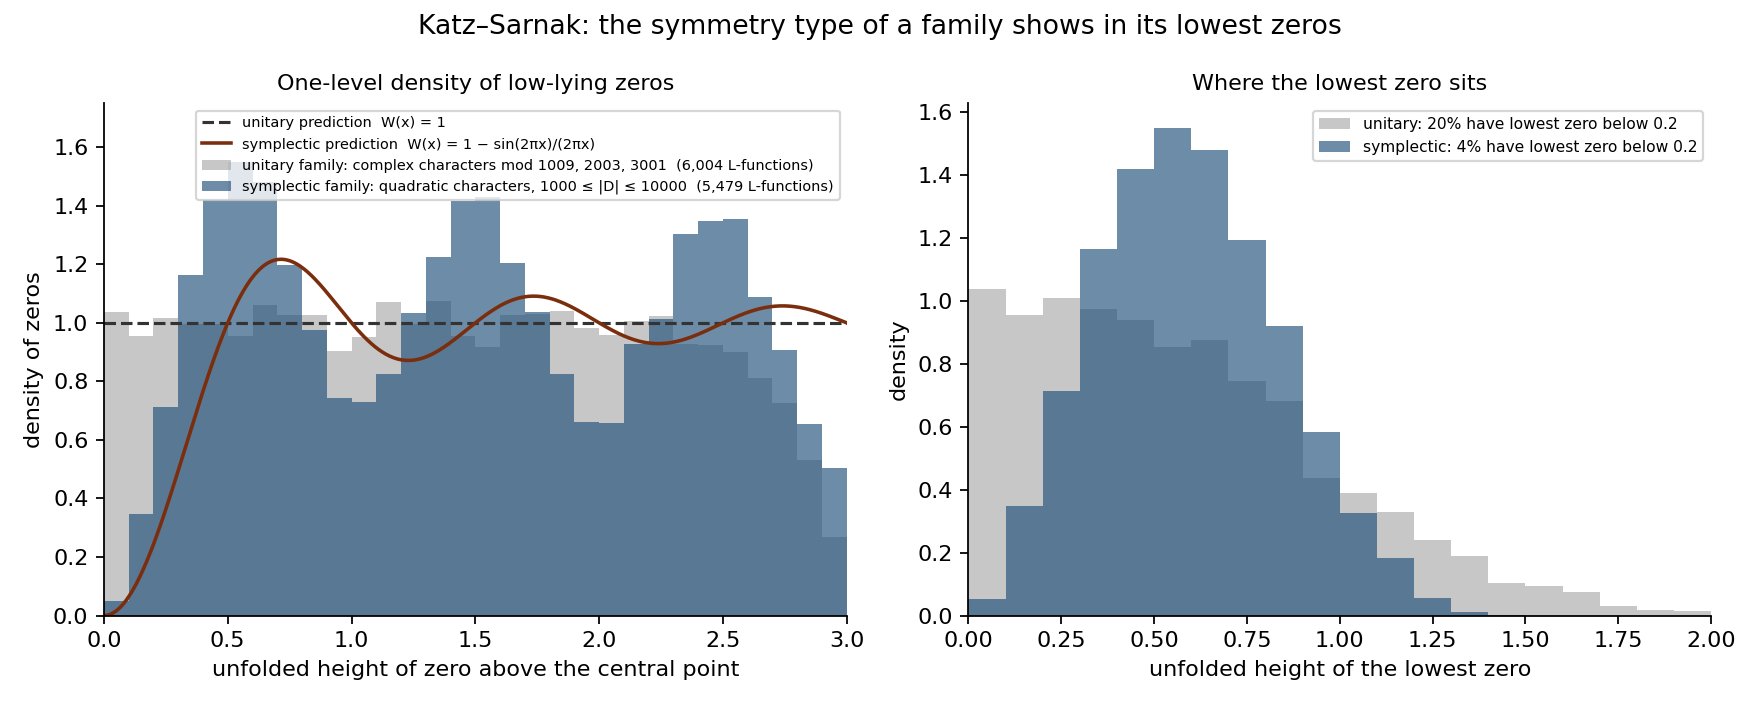

Reproduce this figure in Python.
"""Katz–Sarnak: read a family's symmetry type off its lowest zeros.

Two families of Dirichlet L-functions, processed identically:
  symplectic — quadratic characters (D/n), fundamental D, 1000 <= |D| <= 10000
  unitary    — all non-real characters mod the primes 1009, 2003, 3001
Zeros are computed with PARI/GP (lfunzeros), unfolded with the exact mean
counting function of each L-function, and pooled. The symplectic family
should show a hole at the central point (density -> 0); the unitary
family should be flat (density = 1) all the way down.

Requires: PARI/GP on the path (`gp`), numpy, scipy, matplotlib.
Runtime: ~2.5 minutes on one core.
"""
import os, re, glob, subprocess
import numpy as np
from scipy.special import loggamma

def gp(script, call):
    return subprocess.run(["gp", "-q"], input=f'read("{script}"); print({call})',
                          text=True, capture_output=True).stdout

if not os.path.exists("quad_zeros.txt"):
    print("computing quadratic family..."); gp("quad.gp", 'quadfam(1000, 10000, 3, "quad_zeros.txt")')
for q in (1009, 2003, 3001):
    if not os.path.exists(f"unit_zeros_{q}.txt"):
        print(f"computing characters mod {q}..."); gp("unit.gp", f'unitfam({q}, 3, "unit_zeros_{q}.txt")')

def unfold(gam, q, a):
    """Mean number of zeros of L(s,chi) with 0 < ordinate <= gam;
    conductor q, parity a (chi(-1) = (-1)^a)."""
    z = 0.25 + a / 2 + 0.5j * gam
    return (loggamma(z).imag + 0.5 * gam * np.log(q / np.pi)) / np.pi

def parse(s): return np.array([float(v) for v in re.findall(r"[-\d.]+(?:E-?\d+)?", s)])

quad_all, quad_low = [], []
for line in open("quad_zeros.txt"):
    D, rest = line.split(" ", 1); D = int(D); z = parse(rest)
    if len(z): u = unfold(z, abs(D), 0 if D > 0 else 1); quad_all.extend(u); quad_low.append(u[0])
unit_all, unit_low = [], []
for f in glob.glob("unit_zeros_*.txt"):
    for line in open(f):
        q, k, a, rest = line.split(" ", 3); z = parse(rest); z = z[z > 0]
        if len(z): u = unfold(z, int(q), int(a)); unit_all.extend(u); unit_low.append(u[0])
nq, nu = len(quad_low), len(unit_low)
quad_low, unit_low = np.array(quad_low), np.array(unit_low)

bins = np.arange(0, 3.05, 0.1); mid = (bins[:-1] + bins[1:]) / 2
hq = np.histogram(quad_all, bins=bins)[0] / (nq * 0.1)
hu = np.histogram(unit_all, bins=bins)[0] / (nu * 0.1)
print(f"symplectic family: {nq} L-functions; density in first bins:", " ".join(f"{v:.2f}" for v in hq[:5]))
print(f"unitary family:    {nu} L-functions; density in first bins:", " ".join(f"{v:.2f}" for v in hu[:5]))
print(f"lowest zero below 0.2: symplectic {np.mean(quad_low < 0.2):.3f}   unitary {np.mean(unit_low < 0.2):.3f}")

try:
    import matplotlib; matplotlib.use("Agg"); import matplotlib.pyplot as plt
    x = np.linspace(0.001, 3, 600); Wsp = 1 - np.sin(2 * np.pi * x) / (2 * np.pi * x)
    fig, (ax1, ax2) = plt.subplots(1, 2, figsize=(11, 4.4), dpi=160)
    ax1.bar(mid, hu, width=0.1, color="#999", alpha=0.55, label=f"unitary family: complex characters mod 1009, 2003, 3001  ({nu:,} L-functions)")
    ax1.bar(mid, hq, width=0.1, color="#1f4e79", alpha=0.65, label=f"symplectic family: quadratic characters, 1000 ≤ |D| ≤ 10000  ({nq:,} L-functions)")
    ax1.plot(x, np.ones_like(x), color="#333", lw=1.4, ls="--", label="unitary prediction  W(x) = 1")
    ax1.plot(x, Wsp, color="#7a2e0e", lw=1.6, label="symplectic prediction  W(x) = 1 − sin(2πx)/(2πx)")
    ax1.set_xlim(0, 3); ax1.set_ylim(0, 1.75); ax1.set_xlabel("unfolded height of zero above the central point"); ax1.set_ylabel("density of zeros")
    ax1.set_title("One-level density of low-lying zeros", fontsize=10); ax1.legend(fontsize=6.5, loc="upper right"); ax1.spines[["top", "right"]].set_visible(False)
    b2 = np.arange(0, 2.05, 0.1); m2 = (b2[:-1] + b2[1:]) / 2
    ax2.bar(m2, np.histogram(unit_low, bins=b2)[0] / (nu * 0.1), width=0.1, color="#999", alpha=0.55, label=f"unitary: {100*np.mean(unit_low<0.2):.0f}% have lowest zero below 0.2")
    ax2.bar(m2, np.histogram(quad_low, bins=b2)[0] / (nq * 0.1), width=0.1, color="#1f4e79", alpha=0.65, label=f"symplectic: {100*np.mean(quad_low<0.2):.0f}% have lowest zero below 0.2")
    ax2.set_xlim(0, 2); ax2.set_xlabel("unfolded height of the lowest zero"); ax2.set_ylabel("density")
    ax2.set_title("Where the lowest zero sits", fontsize=10); ax2.legend(fontsize=7); ax2.spines[["top", "right"]].set_visible(False)
    fig.suptitle("Katz–Sarnak: the symmetry type of a family shows in its lowest zeros", fontsize=12)
    plt.tight_layout(); plt.savefig("katz_sarnak.png"); print("saved katz_sarnak.png")
except ImportError:
    print("matplotlib not available; skipped the picture")
